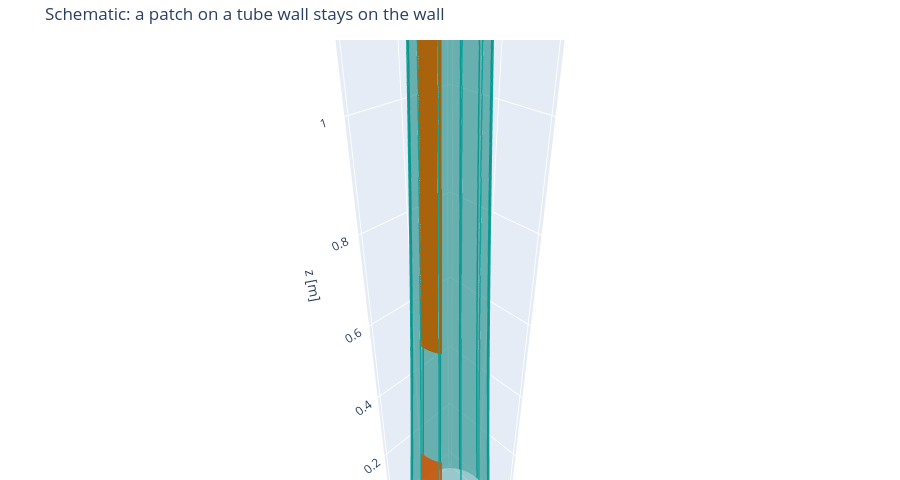

Write notebook code for a chart like this one.
### Markdown cell above
Our own chord sum says the same: no vorticity pierces the carried patch (10⁻⁹ against 3×10⁻⁴ m²/s for a patch facing ω).

### Code cell
zs = np.linspace(0, 1.5, 40 if not FAST else 24)                      # heights along the narrowing tube [m]
ph = np.linspace(0, 2*np.pi, 60 if not FAST else 36)                  # angles round it [rad]
ZZ, PH = np.meshgrid(zs, ph)                                          # surface grid
RT = 0.1*np.exp(-ZZ/2)                                                # tube wall radius R_t(z) = R0 e^{−z/2L} [m]
fig = go.Figure(go.Surface(x=RT*np.cos(PH), y=RT*np.sin(PH), z=ZZ, opacity=0.35, showscale=False,   # the translucent tube wall
                           colorscale=[[0, COLORS["teal"]], [1, COLORS["teal"]]], name="tube wall"))  # one flat teal colour
for p0 in np.linspace(0, 2*np.pi, 12, endpoint=False):               # vortex lines on the wall (untwisted tube: φ = const)
    fig.add_trace(go.Scatter3d(x=0.1*np.exp(-zs/2)*np.cos(p0), y=0.1*np.exp(-zs/2)*np.sin(p0), z=zs, mode="lines",  # a vortex line on the wall
                               line=dict(color=COLORS["teal"], width=3), showlegend=False))         # thin teal line


def patch(z0, z1, p0, p1, col, name):                                # a patch of the wall between two heights and angles
    zp, pp = np.meshgrid(np.linspace(z0, z1, 12), np.linspace(p0, p1, 12))                          # the patch's (z, φ) grid
    rp = 0.1*np.exp(-zp/2)*1.002                                      # just outside the wall so it shows
    return go.Surface(x=rp*np.cos(pp), y=rp*np.sin(pp), z=zp, showscale=False, opacity=0.95,        # the patch as a small surface
                      colorscale=[[0, col], [1, col]], name=name)                                   # one flat colour


fig.add_trace(patch(0.10, 0.30, 0.0, 0.6, COLORS["orange"], "S (t = 0)"))              # the painted patch
fig.add_trace(patch(0.60, 1.20, 0.0, 0.6, COLORS["amber"], "S′ (later, schematic)"))  # the same particles, stretched along the tube
fig.update_layout(height=480, margin=dict(l=0, r=0, t=40, b=0), title="Schematic: a patch on a tube wall stays on the wall",  # size, margins, title
                  scene=dict(aspectmode="data", xaxis_title="x [m]", yaxis_title="y [m]", zaxis_title="z [m]"))  # equal axes, labels with units
fig.show()                                                                                          # draw it (works on the web page too)
